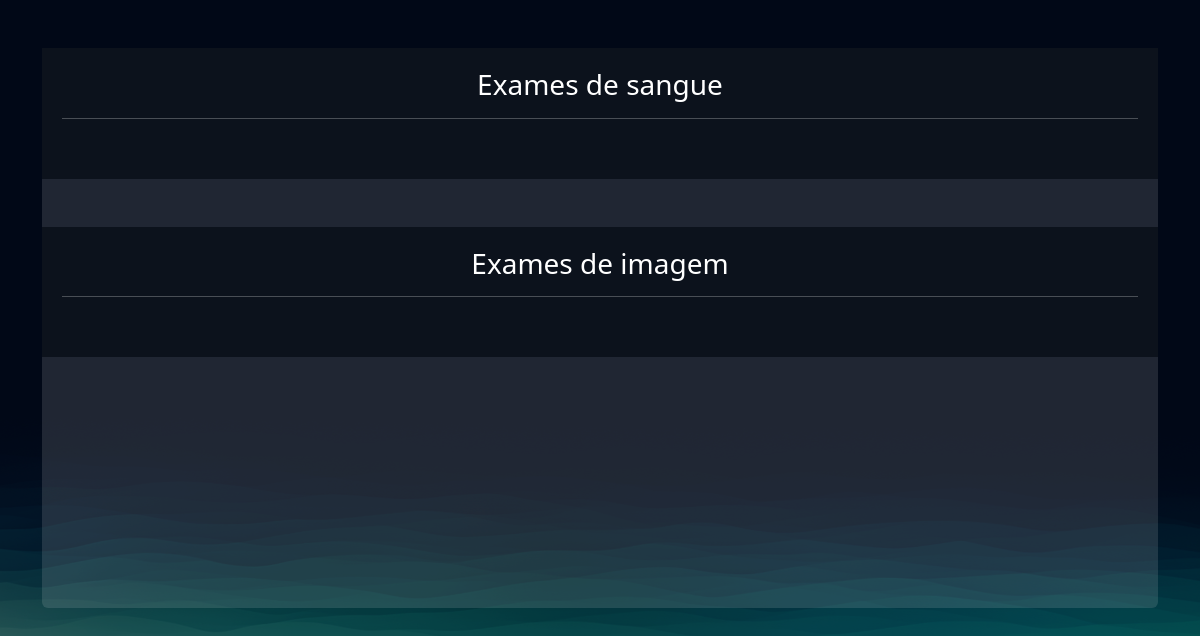
Page /exames/gerenciar_exames/ (signed in) on the earlier database version.
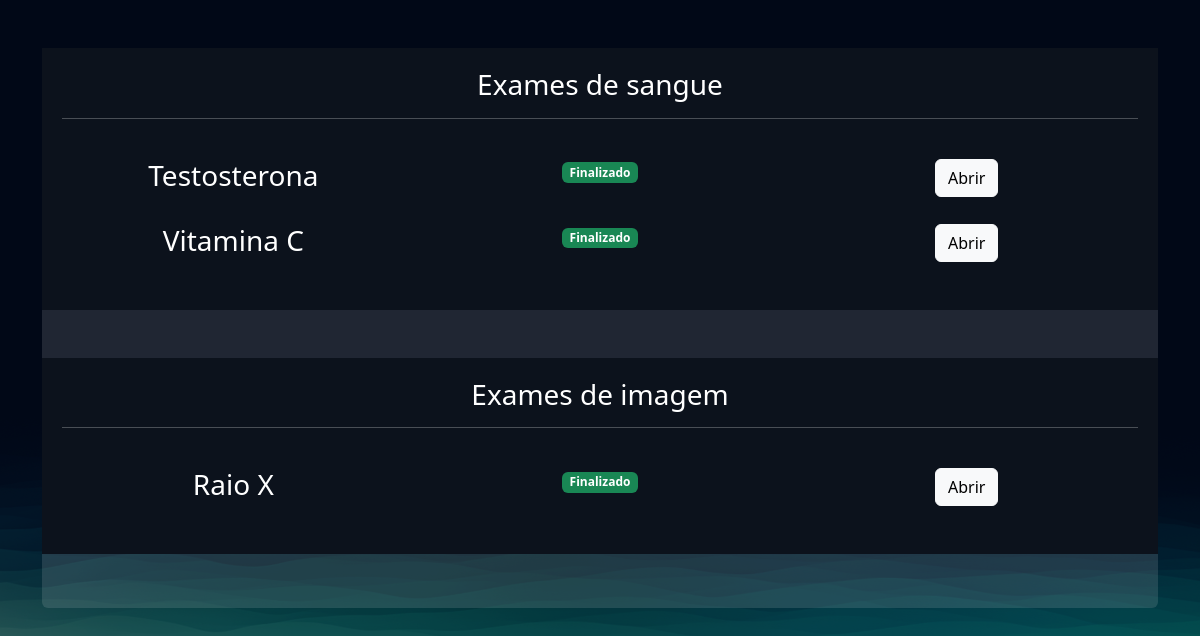
Same page on the later database version.
### exames/models.py (models this page shows, shortened)
class SolicitacaoExame(models.Model):
    choice_status = (
        ('E', 'Em análise'),
        ('F', 'Finalizado')
    )
    usuario = models.ForeignKey(User, on_delete=models.DO_NOTHING)
    exame = models.ForeignKey(TiposExames, on_delete=models.DO_NOTHING)
    status = models.CharField(max_length=2, choices=choice_status)
    resultado = models.FileField(upload_to="resultados", null=True, blank=True)
    requer_senha = models.BooleanField(default=False)
    senha = models.CharField(max_length=6, null=True, blank=True)
    def badge_template(self):
        if self .status == "E":
            classes = 'bg-warning text-dark'
            texto = 'Em Análise'
        elif self .status == "F":
            classes = 'bg-success'
            texto = 'Finalizado'
        return mark_safe(f'<span class="badge {classes}">{texto}</span>')

class TiposExames(models.Model):
    tipo_choices = (
        ('I', 'Exame de Imagem'),
        ('S', 'Exame de Sangue')
    )
    nome = models.CharField(max_length=50)
    tipo = models.CharField(max_length=1, choices=tipo_choices)
    preco = models.FloatField()
    disponivel = models.BooleanField(default=True)
    horario_inicial = models.IntegerField()
    horario_final = models.IntegerField()

### exames/views.py (the view)
# urls.py: path('gerenciar_exames/', views.gerenciar_exames, name="gerenciar_exames"),
@login_required
def gerenciar_exames(request):
     exames = SolicitacaoExame.objects.filter(usuario=request.user)
     return render(request,'gerenciar_exames.html', {'exames': exames})

### exames/templates/gerenciar_exames.html (shortened to what this page needs)
{% extends "bases/base.html" %}
{% load static %}
{% block 'head' %}
    <link href="{% static 'exames/css/css.css' %}" rel="stylesheet">
    <link href="{% static 'exames/css/gerenciar_pedidos.css' %}" rel="stylesheet">
    <link href="{% static 'exames/css/gerenciar_exames.css' %}" rel="stylesheet">
{% endblock 'head' %}
{% block 'conteudo' %}
    <br>
    <br>
    <div class="container">
        <div class="card card-view">
            <div class="sub-card">
                <h3>Exames de sangue</h3>
                <hr>
                <br>
                {% for exame in exames %}
                    {% if exame.exame.tipo == 'S' %}
                        <div class="row">
                            <div class="col-md"><h3>{{exame.exame.nome}}<h3></div>
                            <div class="col-md">
                                {{exame.badge_template}}
                            </div>
                            <div class="col-md">
                                {% if exame.status == 'F' %}
                                    <a href="{% url 'permitir_abrir_exame' exame.id %}" class="btn btn-light">Abrir</a>
                                {% else %}
                                    <a href="#" class="btn btn-light disabled">Abrir</a>
                                {% endif %}
                            </div>
                        </div>
                        <br>
                    {% endif %}
                {% endfor %}
            </div>
            <br>
            <br>
            <div class="sub-card">
                <h3>Exames de imagem</h3>
                <hr>
                <br>
                {% for exame in exames %}
                    {% if exame.exame.tipo == 'I' %}
                        <div class="row">
                            <div class="col-md"><h3>{{exame.exame.nome}}<h3></div>
                            <div class="col-md">
                                {{exame.badge_template}}
                            </div>
                            <div class="col-md">
                                {% if exame.status == 'F' %}
                                    <a href="{% url 'permitir_abrir_exame' exame.id %}" class="btn btn-light">Abrir</a>
                                {% else %}
                                    <a href="#" class="btn btn-light disabled">Abrir</a>
                                {% endif %}
                            </div>
                        </div>
                        <br>
                    {% endif %}
                {% endfor %}
            </div>
        </div>
    </div>
{% endblock 'conteudo' %}

Differences in the rows shown:
now on this page (row edited): SolicitacaoExame: exame.nome "Testosterona", badge_template "Finalizado", shows "Abrir", shown under "Exames de sangue"
now on this page (row edited): SolicitacaoExame: exame.nome "Vitamina C", badge_template "Finalizado", shows "Abrir", shown under "Exames de sangue"
now on this page (row edited): SolicitacaoExame: exame.nome "Raio X", badge_template "Finalizado", shows "Abrir", shown under "Exames de imagem"
